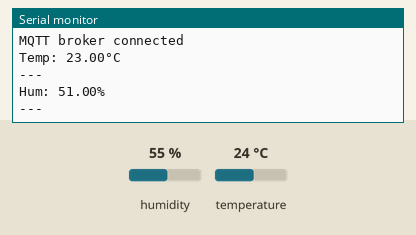
Simulated run of this sketch. Board: ESP32. On the bench: the last lines printed to the serial monitor. The test bench sets the inputs (shaded band); at power-on: humidity 55 %, temperature 24 °C. WiFi joins after 1.5 s; servers stay silent unless stated; random numbers use the default seed unless the sketch sets one; no MQTT or app messages arrive unless stated.

Above: at 2.7 s.
2.8 s: humidity set to 22 %
At 12.0 s:
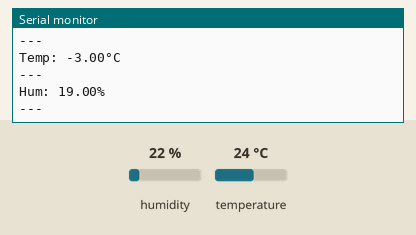
12.8 s: temperature set to 12 °C
At 22.4 s:
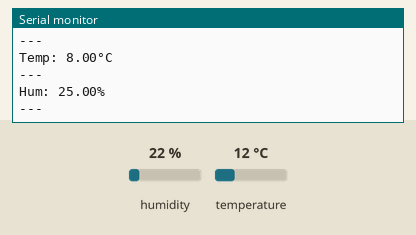
22.8 s: humidity set to 40 %
At 32.9 s:
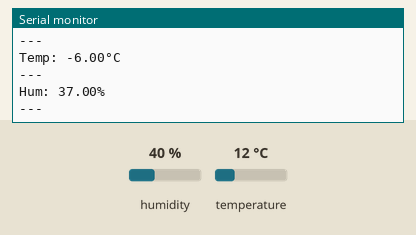
Timing chart, 0 to 34.4 s (numbered marks = the images above; inputs shaded):
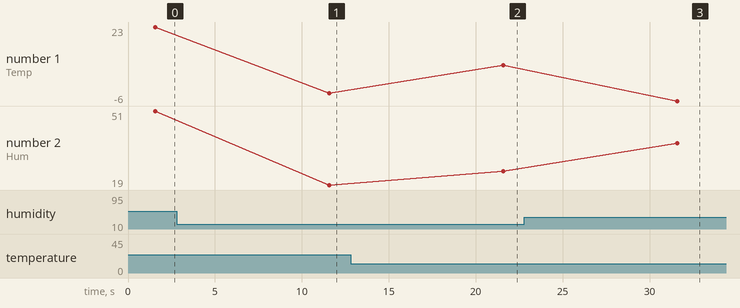

Measured:
- after the input at 2.8 s, the serial monitor: prints a new line after 8.8 s (image 1)
- after the input at 12.8 s, the serial monitor: prints a new line after 8.8 s (image 2)
- after the input at 22.8 s, the serial monitor: prints a new line after 8.8 s (image 3)
- plotted number 1: -3 → 8 after the input at 12.8 s
- plotted number 2: 51 → 19 after the input at 2.8 s, 25 → 37 after the input at 22.8 s

The sketch:

sketch.ino
```cpp
#include <WiFi.h>
#include <stdio.h>
#include "DHTesp.h"
#include <PubSubClient.h>

#define DHTPIN 33

DHTesp dht;

// WiFi
const char* ssid = "Wokwi-GUEST";
const char* pass = "";

// MQTT Broker
const char *mqtt_broker = "smart-home.gb-study-shuliak.ru";
const char *topic_temp = "Temreture_DHT22";
const char *topic_hum = "Humidity_DHT22";
const char *mqtt_username = "IoT";
const char *mqtt_password = "shuliak";
const int mqtt_port = 1883;

WiFiClient espClient;
PubSubClient client(espClient);

void setup() {
  Serial.begin(115200);
  dht.setup(DHTPIN, DHTesp::DHT22);
  setup_wifi();
  MQTT_connect();
}

void setup_wifi() {
  WiFi.begin(ssid, pass);
  while(WiFi.status() != WL_CONNECTED){
    delay(100);
    Serial.println(".");
  }
  Serial.println("WiFi connection success!");
  Serial.println(WiFi.localIP());
}

void MQTT_connect(){
  client.setServer(mqtt_broker, mqtt_port);
  client.setCallback(callback);
  while (!client.connected()) {
    String client_id = "Wokwi_Oleg_";
    client_id += String(WiFi.macAddress());
    Serial.printf("The client %s connects to the MQTT broker\n", client_id.c_str());
    if (client.connect(client_id.c_str(), mqtt_username, mqtt_password)) {
        Serial.println("MQTT broker connected");
    } else {
        Serial.print("failed with state ");
        Serial.print(client.state());
        delay(2000);
    }
  }
}

void callback(char *topic, byte *payload, unsigned int length) {
    Serial.print("Message arrived in topic: ");
    Serial.println(topic);
    Serial.print("Message:");
    for (int i = 0; i < length; i++) {
        Serial.print((char) payload[i]);
    }
    Serial.println();
    Serial.println("-----------------------");
}


void loop() {
  TempAndHumidity  data = dht.getTempAndHumidity();

  String temp = String((data.temperature - random(-6, 34)), 2);
  Serial.println("Temp: " + temp + "°C");
  Serial.println("---");

  String hum = String((data.humidity - random(-5, 5)), 2);
  Serial.println("Hum: " + hum + "%");
  Serial.println("---");

  const char *tempChar = temp.c_str();
  client.publish(topic_temp, tempChar);

  const char *humChar = hum.c_str();
  client.publish(topic_hum, humChar);

  client.loop();
  delay(10000);
}
```
